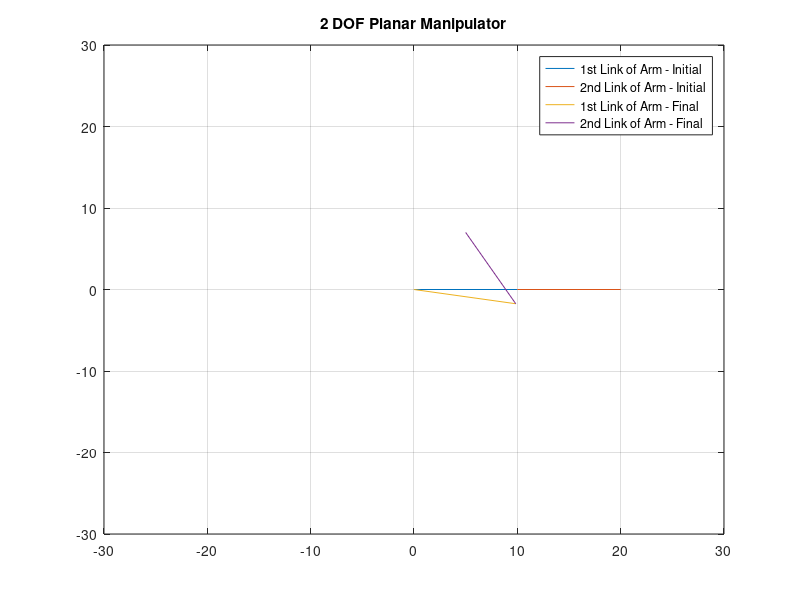

The MATLAB script that drew this image:
%%
%   Author: Yash Bansod  
%
% GitHub: <https://github.com/YashBansod>  
%
% This is the main program.    

%% Clear the environment and the command line
clear;
clc;
close all;


%% Define the input parameters and simulate

% Set the length of the links of the manipulator robot.
L1 = 10;
L2 = 10;

% Define the initial end-effector position (This should be reachable)
X = 20;
Y = 0;


%% Compute the inverse algebraic solution for the initial position

C2 = (X^2 + Y^2 - L1^2 -L2^2)/(2 * L1 * L2);
S2 = sqrt(1-C2^2);

theta2 = atan2(S2, C2);

K1 = L1 + L2* cos(theta2);
K2 = L2 * sin(theta2);
theta1 = atan2(Y, X) - atan2(K2, K1);

X1 = L1*cos(theta1);
Y1 = L1*sin(theta1);

X2 = L1*cos(theta1) + L2*cos(theta1 + theta2);
Y2 = L1*sin(theta1) + L2*sin(theta1 + theta2);

plot([0, X1], [0,Y1]);
hold on;
grid on;
plot([X1,X2], [Y1, Y2]);
title('2 DOF Planar Manipulator');
legend('1st Link of Arm - Initial', '2nd Link of Arm - Initial');
axis([-30 30 -30 30]);

% Take desired end-effector position from user via mouse pointer.
% [X,Y] = ginput;
% X = X(end);
% Y = Y(end);

% Alternatively, user can choose the desired end-effector position
% directly as absolute coordinates too.
X = 5;
Y = 7;

fprintf("The selected point for end effector is (%0.2f, %0.2f)\n", [X, Y])
if hypot(X, Y) > L1 + L2
    error("Point out of reach");
end

%% Compute the inverse algebraic solution for the final position

C2 = (X^2 + Y^2 - L1^2 -L2^2)/(2 * L1 * L2);
S2 = sqrt(1-C2^2);

theta2 = atan2(S2, C2);

K1 = L1 + L2* cos(theta2);
K2 = L2 * sin(theta2);
theta1 = atan2(Y, X) - atan2(K2, K1);

X1 = L1*cos(theta1);
Y1 = L1*sin(theta1);

X2 = L1*cos(theta1) + L2*cos(theta1 + theta2);
Y2 = L1*sin(theta1) + L2*sin(theta1 + theta2);

plot([0, X1], [0,Y1]);
plot([X1,X2], [Y1, Y2]);
legend('1st Link of Arm - Initial', '2nd Link of Arm - Initial', ...
    '1st Link of Arm - Final', '2nd Link of Arm - Final');
hold off;

fprintf("The final end effector position is (%0.2f, %0.2f)\n", [X2,Y2]);

